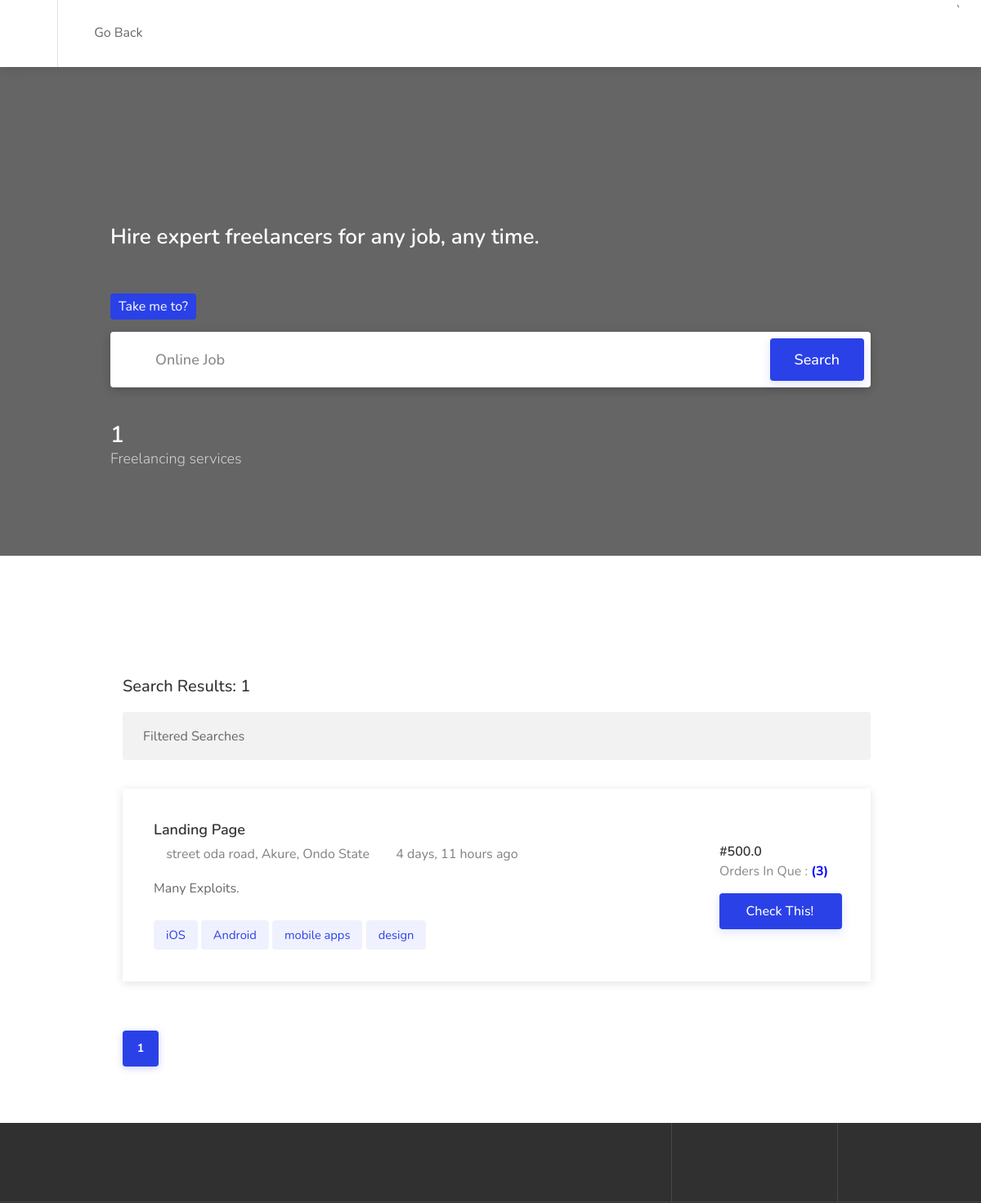
The app's page /search_result/1 (upper part), older data.
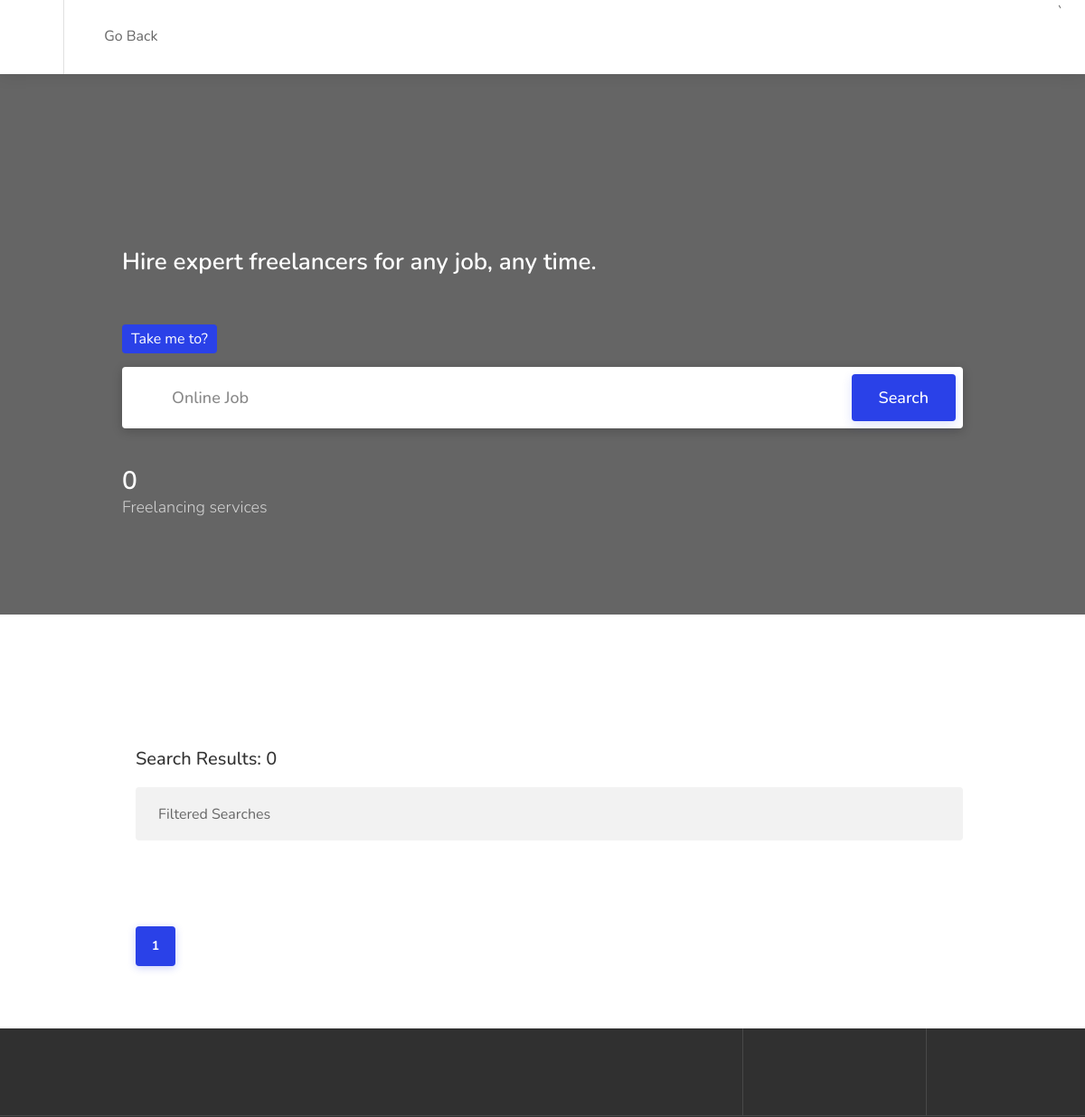
The same page, newer data.
### core/models.py (models this page shows, shortened)
class Service(models.Model):
    id                  = models.AutoField(primary_key=True)
    owner               = models.ForeignKey(Seller, on_delete = models.CASCADE)
    title               = models.CharField(max_length = 100)
    days                = models.ForeignKey(Delivery_days, on_delete = models.SET_NULL, null = True)
    orders              = models.ForeignKey("Order", on_delete = models.SET_NULL, null = True)
    category            = models.ForeignKey(Category, on_delete = models.CASCADE)
    sub_category        = models.ForeignKey(SubCategory, on_delete = models.SET_NULL, null = True)
    plan                = models.ForeignKey(Plan, on_delete = models.SET_NULL, null = True)
    charge              = models.FloatField()
    description         = models.TextField()
    function            = models.TextField()
    image1              = models.FileField()
    image2              = models.FileField()
    image3              = models.FileField()
    created             = models.DateTimeField(default = timezone.now)
    def get_number_orders(self):
        return self.order_set.all().filter(status = "ordered").count()

class Seller(models.Model):
    id = models.AutoField(primary_key=True)
    admin               = models.OneToOneField(customUser, on_delete = models.CASCADE)
    short_name          = models.CharField(max_length = 20)
    phone_number        = models.CharField(max_length = 20)
    address             = models.CharField(max_length = 100)
    gender              = models.CharField(max_length = 10, choices=Gender, default = 1)
    image               = models.FileField()
    description         = models.TextField()
    language            = models.ForeignKey(Language, on_delete = models.SET_NULL, null = True)
    experience_level    = models.ForeignKey(Xperienece_level, on_delete = models.SET_NULL, null = True)
    category            = models.ForeignKey(Category, on_delete = models.SET_NULL, null = True, related_name="sell")
    sub_category        = models.ForeignKey(SubCategory, on_delete = models.SET_NULL, null = True)
    label               = models.ForeignKey(Label_choice, on_delete = models.SET_NULL, null = True)
    verified            = models.CharField(choices=Verified, default="no", max_length=10)
    created             = models.DateTimeField(default = timezone.now)

### core/views.py (the view)
# urls.py: path('search_result/<str:search_id>', search_result, name = 'search_result'),
def search_result(request, search_id):
    services = Service.objects.filter(category=search_id)
    freelancers = Seller.objects.all().count()
    serv = Service.objects.filter(category=search_id).count()
    paginate = Paginator(services, 2)
    p = request.GET.get("page")
    pages = paginate.get_page(p)
    context = {
        "services":services,
        "serv":serv,
        "freelancers":freelancers,
        "pages":pages
    }
    return render(request, "core_templates/search_result.html", context)

### core/templates/core_templates/search_result.html (shortened to what this page needs)
{% extends 'user_templates/base3.html' %}
{% load static %}
{% block content %}
<div class="intro-banner dark-overlay" data-background-image="{% static 'images2/home-background-02.jpg' %}">
	<div class="transparent-header-spacer"></div>
	<div class="container">
		<div class="row">
			<div class="col-md-12">
				<div class="banner-headline">
					<h3>
						<strong>Hire expert freelancers for any job, any time.</strong>
					</h3>
				</div>
			</div>
		</div>
		<div class="row">
			<div class="col-md-12">
				<form class="intro-banner-search-form margin-top-95" method = "POST" action = "{% url 'search22' %}"> {% csrf_token %}
					<div class="intro-search-field with-autocomplete">
						<label for="autocomplete-input" class="field-title ripple-effect">Take me to?</label>
						<div class="input-with-icon">
							<input id="autocomplete-input" type="text" placeholder="Online Job" name="search22">
						</div>
					</div>
					<div class="intro-search-button">
						<button class="button ripple-effect" type = "submit">Search</button>
					</div>
				</form>
			</div>
		</div>
		<div class="row">
			<div class="col-md-12">
				<ul class="intro-stats margin-top-45 hide-under-992px">
					<li>
						<strong class="counter">{{serv}}</strong>
						<span>Freelancing services</span>
					</li>
				</ul>
			</div>
		</div>
	</div>
</div>
<br><br>
<div class="container">
	<div class="row">
		<div class="col-xl-12 col-lg-12 content-left-offset">
			<h3 class="page-title">Search Results: {{serv}} </h3>
			<div class="notify-box margin-top-15">
				<div class="switch-container">
					<label> Filtered Searches </label>
				</div>
			</div>
			<div class="tasks-list-container compact-list margin-top-35">
				{% for service in pages %}
					<a href="" class="task-listing" id = "refer">
						<div class="task-listing-details">
							<div class="task-listing-description">
								<h3 class="task-listing-title"> {{service.title}} </h3>
								<ul class="task-icons">
									<li><i class="icon-material-outline-location-on"></i> {{ service.owner.address }}</li>
									<li><i class="icon-material-outline-access-time"></i> {{service.created|timesince}} ago</li>
								</ul>
								<p class="task-listing-text">{{service.description}}.</p>
								<div class="task-tags">
									<span>iOS</span>
									<span>Android</span>
									<span>mobile apps</span>
									<span>design</span>
								</div>
							</div>
						</div>
						<div class="task-listing-bid">
							<div class="task-listing-bid-inner">
								<div class="task-offers">
									<strong> #{{service.charge}} </strong>
									<span>Orders In Que : <b style = "color:blue;">({{service.get_number_orders}})</b></span>
								</div>
								<span class="button button-sliding-icon ripple-effect"> Check This! </span>
							</div>
						</div>
					</a>
				{% endfor %}
			</div>
			<div class="row">
				<div class="col-md-12">
					<div class="pagination-container margin-top-60 margin-bottom-60">
						<nav class="pagination">
							<ul>
							{% for page in pages.paginator.page_range %}
								{% if pages.number == page %}
								<li><a href="?page={{page}}" class="current-page ripple-effect"> {{page}}</a></li>
								{% else %}
								<li><a href="?page={{page}}" class="ripple-effect">{{page}}</a></li>
								{% endif %}
							{% endfor %}
							</ul>
						</nav>
					</div>
				</div>
			</div>
		</div>
	</div>
</div>
{% include 'user_templates/footer2.html' %}
{% endblock content %}

Row changes from the older to the newer data that the page shows:
removed Service: title "Landing Page", owner.address "street oda road, Akure, Ondo State", created "4 days, 11 hours", description "Many Exploits", charge "500.0", get_number_orders "3"
Text that changed along with them:
{{ serv }}: "1" → "0"
